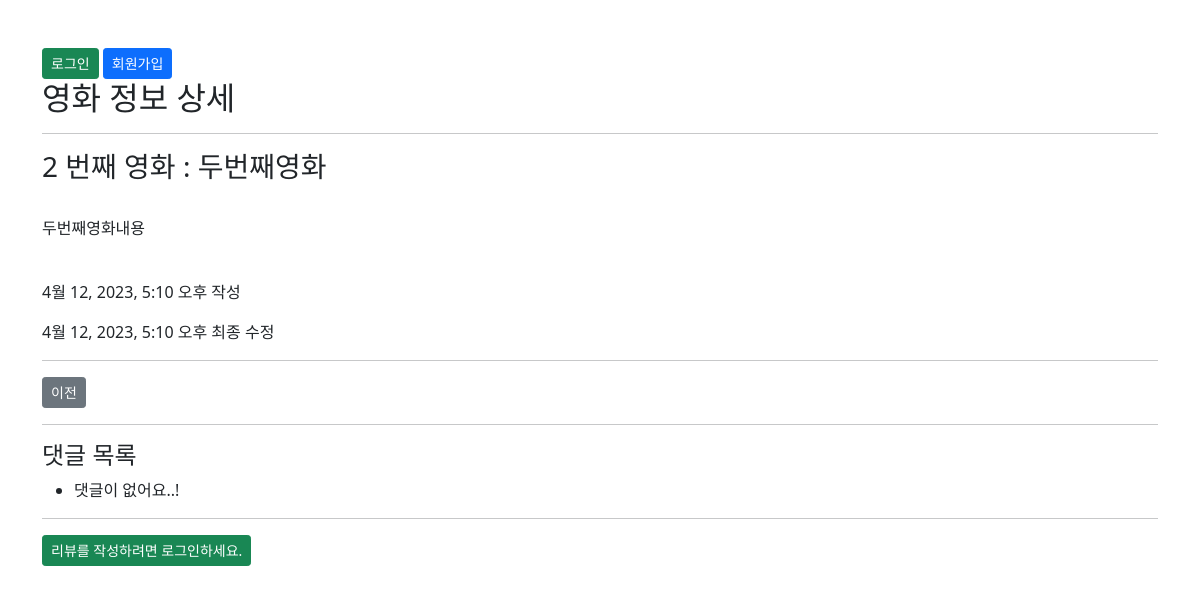
/movies/2/, run on an earlier commit of the app's database.
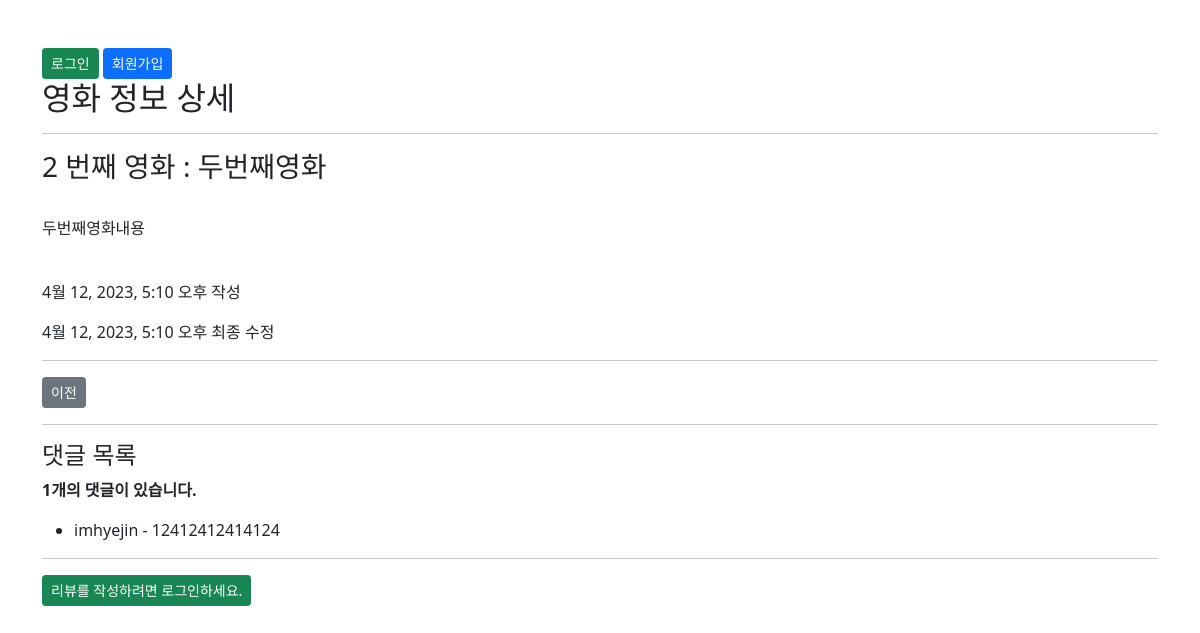
And on a later commit of the database.
### movies/models.py (models this page shows, shortened)
class Movie(models.Model):
    like_users = models.ManyToManyField(settings.AUTH_USER_MODEL, related_name="like_movies")
    hate_users = models.ManyToManyField(settings.AUTH_USER_MODEL, related_name="hate_movies")
    user = models.ForeignKey(settings.AUTH_USER_MODEL, on_delete=models.CASCADE)
    title = models.CharField(max_length=10)
    content = models.TextField()
    created_at = models.DateTimeField(auto_now_add=True)
    updated_at = models.DateTimeField(auto_now=True)

class Comment(models.Model):
    movie = models.ForeignKey(Movie, on_delete=models.CASCADE)
    user = models.ForeignKey(settings.AUTH_USER_MODEL, on_delete=models.CASCADE)
    content = models.CharField(max_length=200)
    created_at = models.DateTimeField(auto_now_add=True)
    updated_at = models.DateTimeField(auto_now=True)

### accounts/models.py (models this page shows)
class User(AbstractUser):
    followings = models.ManyToManyField('self', symmetrical=False, related_name="followers")

### movies/views.py (the view)
# urls.py: path("<int:pk>/", views.detail, name="detail"),
@require_safe
def detail(request, pk):
    movie = get_object_or_404(Movie, pk=pk)
    comment_form = CommentForm()
    comments = movie.comment_set.all()
    context = {
        "movie": movie,
        "comment_form": comment_form,
        "comments": comments,
    }
    return render(request, "movies/detail.html", context)

### movies/templates/movies/detail.html (shortened to what this page needs)
{% extends 'base.html' %}
{% load bootstrap5 %}
{% block content %}
  <h2>영화 정보 상세</h2>
  <hr>
  <h3>{{ movie.pk }} 번째 영화 : {{ movie.title }}</h3>
  <br>
  <p>{{ movie.content }}</p>
  <br>
  <p>{{ movie.created_at }} 작성</p>
  <p>{{ movie.updated_at }} 최종 수정</p>
  <hr>
  <div class="d-flex">
    <a href="{% url 'movies:index' %}" class="btn btn-secondary btn-sm">이전</a>
  </div>
  <hr>
  <h4>댓글 목록</h4>
  {% if comments %}
    <p><b>{{ comments|length }}개의 댓글이 있습니다.</b></p>
  {% endif %}
  <ul>
    {% for comment in comments %}
      <li>
        {{ comment.user }} - {{ comment.content }}
      </li>
    {% empty %}
      <li>댓글이 없어요..!</li>
    {% endfor %}
  </ul>
  <hr>
  {% if request.user.is_authenticated %}
    <form action="{% url 'movies:comments_create' movie.pk %}" method="POST">
      {% csrf_token %}
      {% bootstrap_form comment_form %}
      <input type="submit" value="작성" class="btn btn-primary btn-sm">
    </form>
  {% else %}
    <a href="{% url 'accounts:login' %}" class="btn btn-success btn-sm">리뷰를 작성하려면 로그인하세요.</a>
  {% endif %}
{% endblock content %}

### templates/base.html (shortened to what this page needs)
<!DOCTYPE html>
<html lang="en">
<head>
  <link href="https://cdn.jsdelivr.net/npm/bootstrap@5.1.0/dist/css/bootstrap.min.css" rel="stylesheet">
</head>
<body>
  <div class="container mt-5">
    {% if request.user.is_authenticated %}
      <h3>환영합니다, {{ user }}</h3>
      <div class="d-flex">
        <a href="{% url 'accounts:update' %}" class="btn btn-warning btn-sm">회원정보수정</a>
        <form action="{% url 'accounts:logout' %}" method="POST">
          {% csrf_token %}
          <input type="submit" value="로그아웃" class="btn btn-secondary btn-sm">
        </form>
        <form action="{% url 'accounts:delete' %}" method="POST">
          {% csrf_token %}
          <input type="submit" value="회원탈퇴" class="btn btn-danger btn-sm">
        </form>
        <a href="{% url 'accounts:profile' user.username %}" class="btn btn-primary btn-sm">내 프로필</a>
      </div>
    {% else %}
      <a href="{% url 'accounts:login' %}" class="btn btn-success btn-sm">로그인</a>
      <a href="{% url 'accounts:signup' %}" class="btn btn-primary btn-sm">회원가입</a>
    {% endif %}
    <br>
    {% block content %}
    {% endblock content %}
  </div>
</body>
</html>

What changed in the data, as far as the page shows it:
added Comment: user "imhyejin", content "12412412414124"
Also different on the page:
{{ comments|length }}: (not shown) → "1"
text no longer shown: "댓글이 없어요..!"
text now shown: "개의 댓글이 있습니다."
